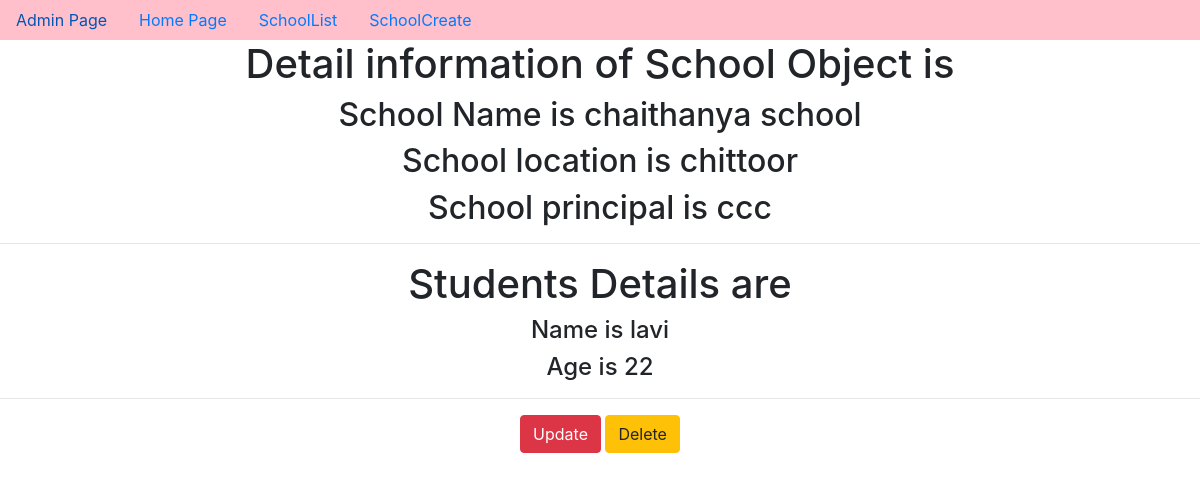
Screenshot of /3/ with the database file from the repository.
### app/models.py (models this page shows, shortened)
class School(models.Model):
    name=models.CharField(max_length=100)
    location=models.CharField(max_length=100)
    principal=models.CharField(max_length=100)

class Student(models.Model):
    name=models.CharField(max_length=100)
    age=models.IntegerField()
    school=models.ForeignKey(School,on_delete=models.CASCADE,related_name='students')

### app/views.py (the view)
# urls.py: re_path('(?P<pk>\d+)/',SchoolDetail.as_view(),name='detail'),
class SchoolDetail(DetailView):
    model=School
    context_object_name='sc'

### templates/app/school_detail.html (shortened to what this page needs)
{% extends 'app/dummy.html' %}
{% block body_block %}
<h1>Detail information of School Object is</h1>
<h2>School Name is {{sc.name}}</h2>
<h2>School location is {{sc.location}}</h2>
<h2>School principal is {{sc.principal}}</h2>
<hr>
<h1>Students Details are</h1>
{% for i in sc.students.all %}
        <h4>Name is {{i.name}}</h4>
        <h4>Age is {{i.age}}</h4>
        <hr>
{% endfor %}
<a href="{% url 'update' pk=sc.pk %}" class="btn btn-danger">Update</a>
<a href="{% url 'delete' pk=sc.pk %}" class="btn btn-warning">Delete</a>
{% endblock %}

### rows the page displays
School: name "chaithanya school", location "chittoor", principal "ccc"
Student: name "lavi", age "22"
